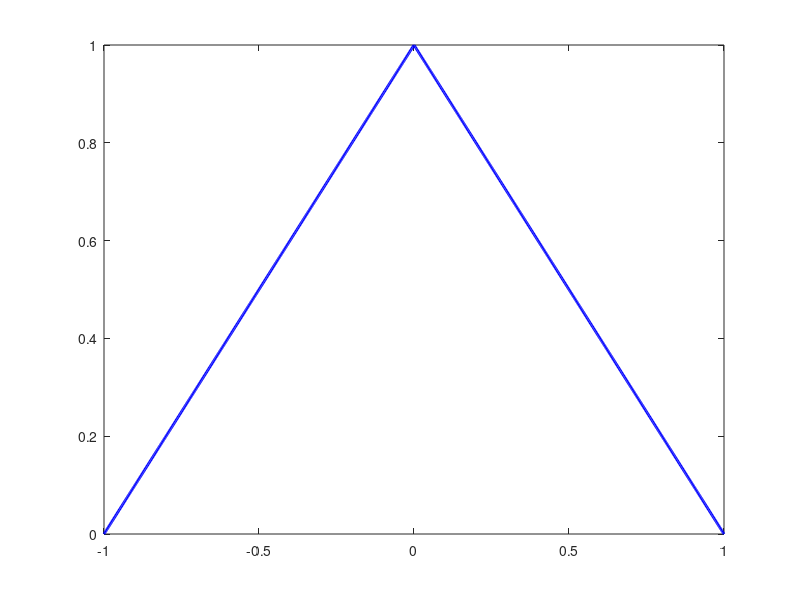

This figure's MATLAB source: (Note: this script raises an error after producing the figure.)
function main1()
    
    t = linspace(-1, 1, 1000); % Updated time vector from -10 to 10
    % Define the signal xt with the given function
    %multiply by (abs(t)<1)  as a masking technique
    xt = (1 - abs(t)) .* (abs(t) < 1);

    % We initialized an array that contains many values for us to loop over later
    ns = [0,0.5,1,2,4,6,8,10,11,12,13,14,16,25,450]; 

   %Set T to 2
    T = 2;

    

    %%%%%%%%%%%%%%%%%%%%% Plotting x(t) and xhat %%%%%%%%%%%%%%%%%%%%%

    figure;
    plot(t, xt, 'b-', 'LineWidth', 2); % Original signal
    hold on;

    % Apply ffs on each one of the ns to get xhat of the chosen n and plot it
    for k = 1:length(ns)
        n = ns(k);
        [xhat, ~] = ffs(xt, t, n, T);
        plot(t, xhat, '-', 'LineWidth', 1.5); % Approximated signal xhat
    end

    hold off;

    % We add the legend and labels for the plot
    legend_str = ['x(t)'; cellstr(num2str(ns', 'n=%d'))];
    legend(legend_str);
    xlabel('Time');
    ylabel('Amplitude');
    title('Fourier Series Approximation');

    % We initialized an array that contains many values of T for us to loop over later
    Ts = [1, 1.5, 2, 3, 4]; 
    square_err = zeros(length(ns), length(Ts)); % Create an array to store the errors
    for k = 1:length(ns)
        n = ns(k);
        for i = 1:length(Ts)
            T = Ts(i);
            [xhat, ~] = ffs(xt, t, n, T);
            % Calculate the squared error
            square_err(k, i) = trapz(t, abs(xt - xhat).^2);
        end
    end
%%%%%%%%%%%%%%%%%%%%% Plotting the Squared Error %%%%%%%%%%%%%%%%%%%%%

figure;
    for i = 1:length(Ts)
        T = Ts(i);
        plot(ns, square_err(:, i), 'o-', 'LineWidth', 1.5);
        hold on;
    end

    hold off;

    % Add legend and labels
    legend(cellstr(num2str(Ts', 'T=%d')));
    xlabel('n');
    ylabel('Squared Error');
    title('Squared Error for Different T');

    %%%%%%%%%%%%%%%%%%%%%%% Testing for rect%%%%%%%%%%%%%%%%%%%%%%% 
    % Define the time vector and time-domain signal
    t = linspace(-2, 2, 1000);
    xt = rectpuls(t);
    
    % Set the period
    T = 4;
    
    
    % Call the ftr function
    [F,xf,W] = ftr(xt, t, T);
    % Plot the time-domain signal
    figure;
    subplot(2, 1, 1);
    plot(t, xt, 'b', 'LineWidth', 1.5);
    xlabel('Time');
    ylabel('Amplitude');
    title('Original Function');
    grid on;
    
    % Plot the frequency-domain signal
    subplot(2, 1, 2);
    plot(F, xf, 'b', 'LineWidth', 1.5); %y 1.5? maybe this is error bs beddesh aaml run aw shi ahsan ma ekhrob el deni
    xlabel('Frequency');
    ylabel('Magnitude');
    title('Fourrier Transform');
    grid on;

    % Define the frequency vector and frequency-domain signal
    f = linspace(-2, 2, 1000);
    xf = rectpuls(f);
    
    % Set the width parameter
    W = 1;
    
    % Call the iftr function
    [t, xt, T] = iftr(f, xf, W);
    
    
    
    figure;
    subplot(2, 1, 1);
    plot(f, xf, 'b', 'LineWidth', 1.5);
    xlabel('Frequency');
    ylabel('Magnitude');
    title('Original Function');
    grid on;
    
    subplot(2, 1, 2);
    plot(t, xt, 'b', 'LineWidth', 1.5);
    xlabel('Time');
    ylabel('Amplitude');
    title('Inverse Fourier Transform');
    grid on;



end